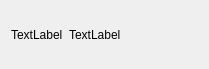
<?xml version="1.0" encoding="UTF-8"?>
<ui version="4.0">
 <class>PlayerCarouselItem</class>
 <widget class="QWidget" name="PlayerCarouselItem">
  <property name="geometry">
   <rect>
    <x>0</x>
    <y>0</y>
    <width>209</width>
    <height>69</height>
   </rect>
  </property>
  <property name="sizePolicy">
   <sizepolicy hsizetype="Fixed" vsizetype="Fixed">
    <horstretch>0</horstretch>
    <verstretch>0</verstretch>
   </sizepolicy>
  </property>
  <property name="windowTitle">
   <string notr="true">Form</string>
  </property>
  <layout class="QHBoxLayout" name="horizontalLayout">
   <item>
    <widget class="QLabel" name="profilePictureIcon">
     <property name="text">
      <string notr="true">TextLabel</string>
     </property>
    </widget>
   </item>
   <item>
    <widget class="QLabel" name="playerNameLabel">
     <property name="sizePolicy">
      <sizepolicy hsizetype="Expanding" vsizetype="Preferred">
       <horstretch>0</horstretch>
       <verstretch>0</verstretch>
      </sizepolicy>
     </property>
     <property name="text">
      <string notr="true">TextLabel</string>
     </property>
    </widget>
   </item>
  </layout>
 </widget>
 <resources/>
 <connections/>
</ui>
